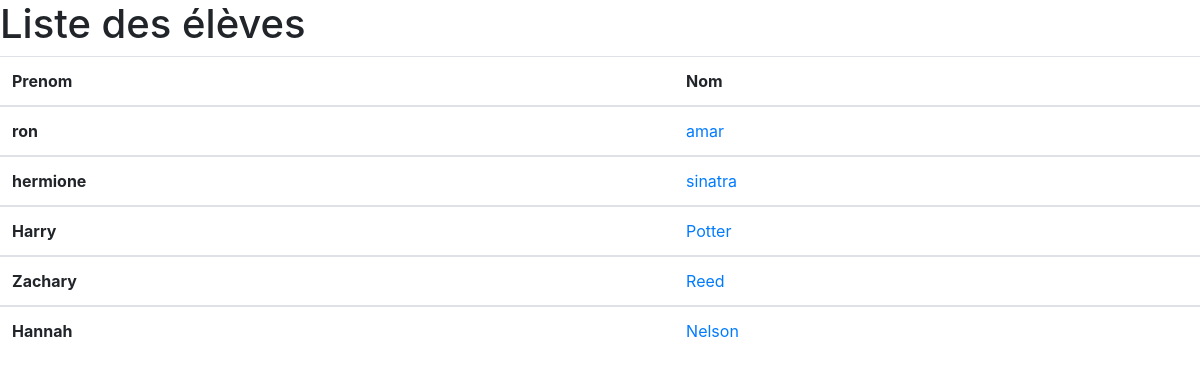
The page /students/ on the database its author committed.
### student_app/models.py (models this page shows, shortened)
class Student(models.Model):
	first_name = models.CharField(max_length=20)
	last_name = models.CharField(max_length=20)
	birthdate = models.DateField()

### student_app/views.py (the view)
# urls.py: path('', views.index, name='index'),
def index(request):
    students = Student.objects.all().order_by('id')
    return render(request, 'students/index.html', context={'students': students})

### student_app/templates/students/index.html (shortened to what this page needs)
<!DOCTYPE html>
<html>
<head>
	<link rel="stylesheet" href="https://stackpath.bootstrapcdn.com/bootstrap/4.1.3/css/bootstrap.min.css">
</head>
<body>
	<h1>Liste des élèves</h1>
	<table class="table">
		<thead>
			<tr>
				<th scope="col">Prenom</th>
				<th scope="col">Nom</th>
			</tr>
		</thead>
		<div>
		{% for student in students %}
			<tbody>
				<tr>
					<th scope="row">{{ student.last_name }}
					</th>
					<td>
						<a href="{% url 'student_app:student' student.id %}">{{ student.first_name }}
						</a>
					</td>
				</tr>
		{% endfor %}
		</div>
</body>
</html>

### rows shown on the page
Student: last_name "ron", first_name "amar"
Student: last_name "hermione", first_name "sinatra"
Student: last_name "Harry", first_name "Potter"
Student: last_name "Zachary", first_name "Reed"
Student: last_name "Hannah", first_name "Nelson"
